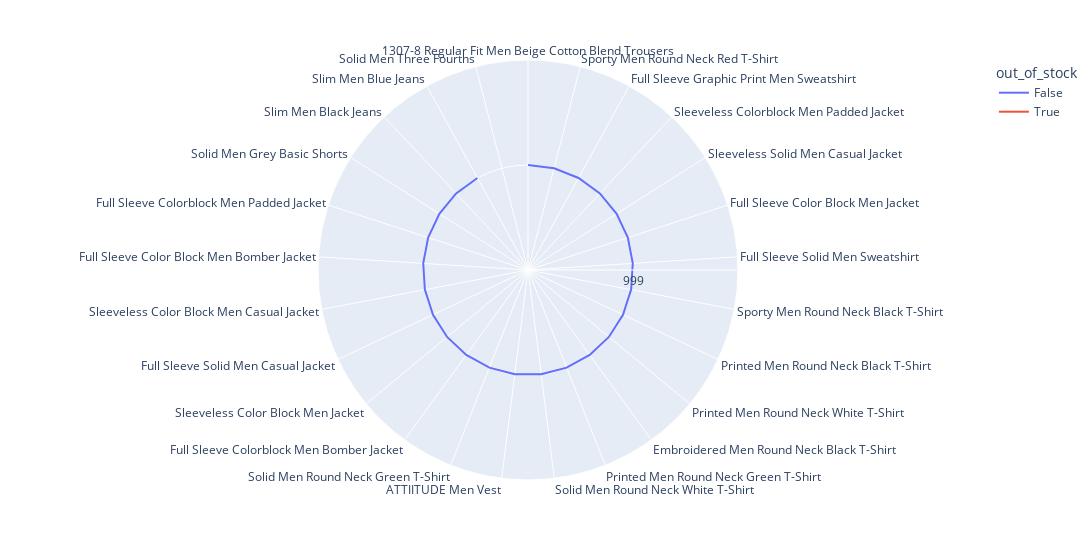

The code cell stored with this chart in its notebook:
### Code cell
px.line_polar(high_selling_price_df.head(25),r='selling_price',
                theta='title',color='out_of_stock',width=1500)

### Figure 1 — Plotly figure (JSON) as saved in the notebook; plotly's stock layout.template omitted (floating-point values rounded to 4 significant figures)
{"data": [{"hovertemplate": "out_of_stock=False<br>selling_price=%{r}<br>title=%{theta}<extra></extra>", "legendgroup": "False", "line": {"color": "#636efa", "dash": "solid"}, "marker": {"symbol": "circle"}, "mode": "lines", "name": "False", "r": ["999", "999", "999", "999", "999", "999", "999", "999", "999", "999", "999", "999", "999", "999", "999", "999", "999", "999", "999", "999", "999", "999", "999", "999"], "showlegend": true, "subplot": "polar", "theta": ["1307-8 Regular Fit Men Beige Cotton Blend Trousers", "Sporty Men Round Neck Red T-Shirt", "Full Sleeve Graphic Print Men Sweatshirt", "Sleeveless Colorblock Men Padded Jacket", "Sleeveless Solid Men Casual Jacket", "Full Sleeve Color Block Men Jacket", "Full Sleeve Solid Men Sweatshirt", "Sporty Men Round Neck Black T-Shirt", "Printed Men Round Neck Black T-Shirt", "Printed Men Round Neck White T-Shirt", "Embroidered Men Round Neck Black T-Shirt", "Printed Men Round Neck Green T-Shirt", "Solid Men Round Neck White T-Shirt", "ATTIITUDE Men Vest", "Solid Men Round Neck Green T-Shirt", "Full Sleeve Colorblock Men Bomber Jacket", "Sleeveless Color Block Men Jacket", "Full Sleeve Solid Men Casual Jacket", "Sleeveless Color Block Men Casual Jacket", "Full Sleeve Color Block Men Bomber Jacket", "Full Sleeve Colorblock Men Padded Jacket", "Solid Men Grey Basic Shorts", "Slim Men Black Jeans", "Slim Men Blue Jeans"], "type": "scatterpolar"}, {"hovertemplate": "out_of_stock=True<br>selling_price=%{r}<br>title=%{theta}<extra></extra>", "legendgroup": "True", "line": {"color": "#EF553B", "dash": "solid"}, "marker": {"symbol": "circle"}, "mode": "lines", "name": "True", "r": ["999"], "showlegend": true, "subplot": "polar", "theta": ["Solid Men Three Fourths"], "type": "scatterpolar"}], "layout": {"legend": {"title": {"text": "out_of_stock"}, "tracegroupgap": 0}, "margin": {"t": 60}, "polar": {"angularaxis": {"direction": "clockwise", "rotation": 90}, "domain": {"x": [0, 1], "y": [0, 1]}}, "width": 1500}}
